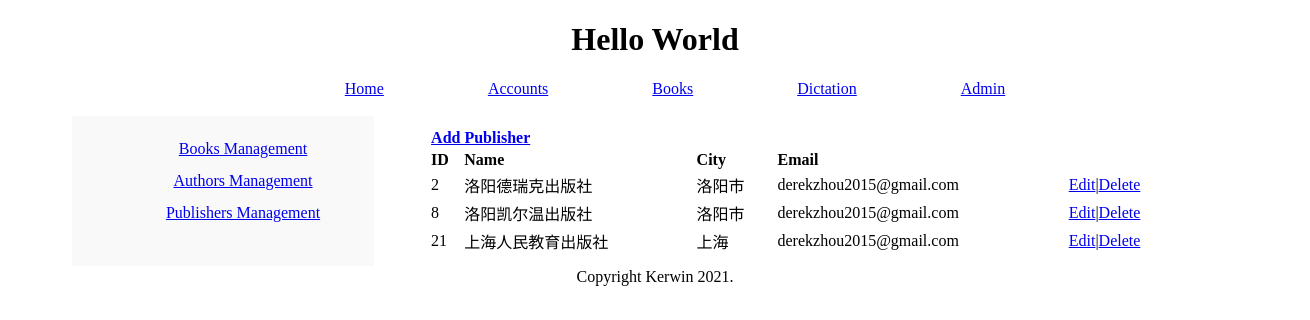
The page /books/publishers/ on the database its author committed.
### BookModel/models.py (models this page shows, shortened)
class Publisher(models.Model):
    name = models.CharField(max_length=32, unique=True)
    city = models.CharField(max_length=64)
    email = models.EmailField()

### BookModel/views.py (the view)
# urls.py: path('publishers/', views.publishers),
def publishers(request):
    l1 = Publisher.objects.all()
    return render(request, 'books/publishers.html', {'context': l1})

### Templates/Books/publishers.html
{%extends 'base.html'%}{%block mainbody%}
<table class="nav">
  <tr>
    <td class="nav-bar">{%include 'books/nav.html'%}</td>
    <td class="container">
      <table>
        <thead>
          <tr>
            <th colspan="4" style="text-align: left">
              <a href="add">Add Publisher</a>
            </th>
          </tr>
          <tr>
            <th>ID</th>
            <th>Name</th>
            <th>City</th>
            <th>Email</th>
            <th></th>
          </tr>
        </thead>
        <tbody>
          {% for publisher in context %}
          <tr>
            <td>{{publisher.id}}</td>
            <td>{{publisher.name|truncatechars:15}}</td>
            <td>{{publisher.city}}</td>
            <td>{{publisher.email}}</td>
            <td>
              <a href="edit/{{publisher.id}}">Edit</a>|<a
                href="del?id={{publisher.id}}"
                >Delete</a
              >
            </td>
          </tr>
          {%empty%}
          <tr>
            <td colspan="7">No records</td>
          </tr>
          {% endfor %}
        </tbody>
      </table>
    </td>
  </tr>
</table>
{%endblock mainbody%}

### Statics/css/main.css (style rules this page uses)
body { margin: 0 auto; padding: 0; width: 1300px; text-align: center; }
table { margin: 0 auto; width: 90%; }
.nav .nav-bar { width: 300px; line-height: 200%; text-align: center; background: #f9f9f9; vertical-align: top; }
.nav .container { padding: 10px; text-align: left; vertical-align: top; }

### rows shown on the page
Publisher: id "2", name "洛阳德瑞克出版社", city "洛阳市", email "derekzhou2015@gmail.com"
Publisher: id "8", name "洛阳凯尔温出版社", city "洛阳市", email "derekzhou2015@gmail.com"
Publisher: id "21", name "上海人民教育出版社", city "上海", email "derekzhou2015@gmail.com"
